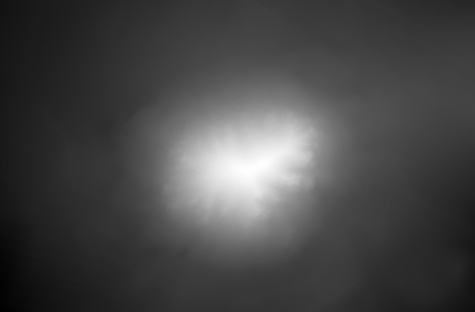
#> input picture mila.tif, 475 x 312 px
$ python visualizations.py
#> lines starting #> are read from the running program, lines starting #| are printed output that depends on the picture; after the words box and inside, x2 and y2 are one past the last pixel; in counts of white or black regions, pixels touching at a corner belong together
import numpy as np
from PIL import Image
import matplotlib.pyplot as plt
from mpl_toolkits.mplot3d import Axes3D
import matplotlib.patches as mpatches

# Načtení dat
img_path = 'mila.tif'
img = Image.open(img_path)
#> img is the input picture: PIL image 475x312 F; min 350.8, max 510.3, mean 395.5
elevation_data = np.array(img, dtype=np.float32)

height, width = elevation_data.shape
#> height = 312; width = 475
min_elev = elevation_data.min()
#> min_elev = 350.8
max_elev = elevation_data.max()
#> max_elev = 510.3
mean_elev = elevation_data.mean()
#> mean_elev = 395.5
pixel_size = 1.0

# Vypočtené hodnoty
peak_location = np.unravel_index(np.argmax(elevation_data), elevation_data.shape)
#> peak_location = (169, 252)
peak_elevation = elevation_data[peak_location]
#> peak_elevation = 510.3
base_elevation = min_elev
#> base_elevation = 350.8
height_mountain = peak_elevation - base_elevation
#> height_mountain = 159.5

# Relativní výšky (od paty)
elevation_relative = elevation_data - base_elevation
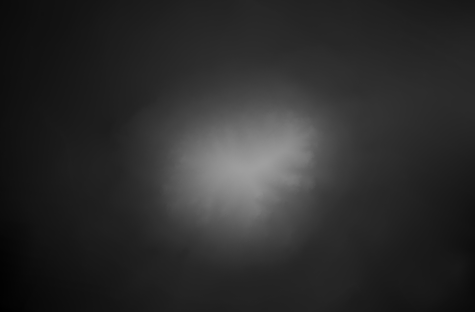
#> elevation_relative: shape (312, 475) float32; min 0, max 159.5, mean 44.7

# ===== VELKOOBRÁZEK 1: Přehledový obrázek =====
fig = plt.figure(figsize=(16, 12))
fig.suptitle('DIGITÁLNÍ MODEL RELIÉFU - HORY', fontsize=18, fontweight='bold', y=0.98)

# 2D heatmapa
ax1 = plt.subplot(2, 3, 1)
im1 = ax1.imshow(elevation_data, cmap='terrain', origin='upper')
ax1.plot(peak_location[1], peak_location[0], 'r*', markersize=20, label='Vrchol')
cbar1 = plt.colorbar(im1, ax=ax1)
cbar1.set_label('Nadmořská výška [m]', rotation=270, labelpad=20)
ax1.set_title('Nadmořská výška - Heatmapa', fontweight='bold')
ax1.set_xlabel('X [pixely]')
ax1.set_ylabel('Y [pixely]')
ax1.legend()
ax1.grid(True, alpha=0.3)

# Relativní výšky
ax2 = plt.subplot(2, 3, 2)
im2 = ax2.imshow(elevation_relative, cmap='YlOrRd', origin='upper')
ax2.plot(peak_location[1], peak_location[0], 'b*', markersize=20, label='Vrchol')
cbar2 = plt.colorbar(im2, ax=ax2)
cbar2.set_label('Relativní výška [m]', rotation=270, labelpad=20)
ax2.set_title('Relativní výška (od paty)', fontweight='bold')
ax2.set_xlabel('X [pixely]')
ax2.set_ylabel('Y [pixely]')
ax2.legend()
ax2.grid(True, alpha=0.3)

# Profil terénního řezu (horizontální)
ax3 = plt.subplot(2, 3, 3)
profile_y = peak_location[0]
#> profile_y = 169
profile_horizontal = elevation_data[profile_y, :]
#> profile_horizontal = 475 values, max 510.3 at index 252, min 365.8 at index 0, mean 419.4
ax3.plot(profile_horizontal, 'b-', linewidth=2, label='Profil vodorovný')
ax3.plot(peak_location[1], peak_elevation, 'r*', markersize=15, label='Vrchol')
ax3.fill_between(range(width), base_elevation, profile_horizontal, alpha=0.3)
ax3.axhline(y=min_elev, color='g', linestyle='--', label='Pata')
ax3.set_title('Profil terénního řezu (vodorovně)', fontweight='bold')
ax3.set_xlabel('X [pixely]')
ax3.set_ylabel('Nadmořská výška [m]')
ax3.legend()
ax3.grid(True, alpha=0.3)

# Profil terénního řezu (vertikální)
ax4 = plt.subplot(2, 3, 4)
profile_x = peak_location[1]
#> profile_x = 252
profile_vertical = elevation_data[:, profile_x]
#> profile_vertical = 312 values, max 510.3 at index 169, min 383.8 at index 311, mean 432
ax4.plot(profile_vertical, 'g-', linewidth=2, label='Profil svislý')
ax4.plot(peak_location[0], peak_elevation, 'r*', markersize=15, label='Vrchol')
ax4.fill_between(range(height), base_elevation, profile_vertical, alpha=0.3, color='green')
ax4.axhline(y=min_elev, color='b', linestyle='--', label='Pata')
ax4.set_title('Profil terénního řezu (svisle)', fontweight='bold')
ax4.set_xlabel('Y [pixely]')
ax4.set_ylabel('Nadmořská výška [m]')
ax4.legend()
ax4.grid(True, alpha=0.3)

# Histogram nadmořských výšek
ax5 = plt.subplot(2, 3, 5)
ax5.hist(elevation_data.flatten(), bins=50, color='steelblue', edgecolor='black', alpha=0.7)
ax5.axvline(min_elev, color='g', linestyle='--', linewidth=2, label=f'Minimum: {min_elev:.1f}m')
ax5.axvline(max_elev, color='r', linestyle='--', linewidth=2, label=f'Maximum: {max_elev:.1f}m')
ax5.axvline(mean_elev, color='orange', linestyle='--', linewidth=2, label=f'Průměr: {mean_elev:.1f}m')
ax5.set_title('Histogram nadmořských výšek', fontweight='bold')
ax5.set_xlabel('Nadmořská výška [m]')
ax5.set_ylabel('Počet pixelů')
ax5.legend()
ax5.grid(True, alpha=0.3, axis='y')

# Hypsometrická křivka
ax6 = plt.subplot(2, 3, 6)
elev_bins = np.linspace(min_elev, max_elev, 50)
#> elev_bins = 50 values from 350.8 to 510.3
areas_at_elevation = []
cumulative_areas = []
cum_area = 0

for elev in elev_bins:
    pixels_above = elevation_data >= elev
    area = np.sum(pixels_above) * pixel_size * pixel_size / 1000000  # v km²
    areas_at_elevation.append(area)
    cum_area += area
    cumulative_areas.append(cum_area)
#> this loop made 50 passes
#> (area, cum_area) on passes 1 to 12: (0.148, 0.148), (0.148, 0.296), (0.147, 0.443), (0.146, 0.59), (0.145, 0.734), (0.14, 0.874), (0.133, 1.01), (0.125, 1.13), (0.115, 1.25), (0.104, 1.35), (0.0937, 1.44), (0.0799, 1.52)
#> pass 2, `pixels_above = elevation_data >= elev`:
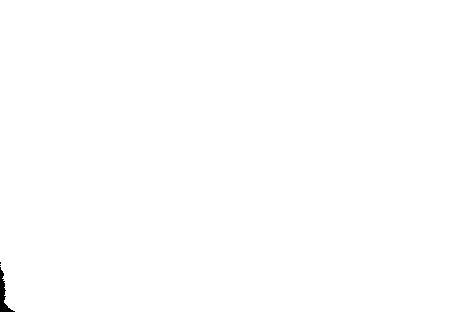
#> pixels_above: shape (312, 475) bool; 99.8% white; 3 black regions (2 under 20 px), largest, box (x1, y1, x2, y2) and area: (0, 267, 15, 312) 227
#> after the loop, areas_at_elevation = 50 values, max 0.148 at index 0, min 1e-06 at index 49, mean 0.0422; cum_area = 2.11; cumulative_areas = 50 values from 0.148 to 2.11

ax6.plot(elev_bins, areas_at_elevation, 'b-', linewidth=2, marker='o', markersize=3)
ax6.fill_between(elev_bins, areas_at_elevation, alpha=0.3)
ax6.set_title('Hypsometrická křivka', fontweight='bold')
ax6.set_xlabel('Nadmořská výška [m]')
ax6.set_ylabel('Plocha nad výškou [km²]')
ax6.grid(True, alpha=0.3)

plt.tight_layout()
plt.savefig('01_prehlad_analyza.png', dpi=150, bbox_inches='tight')
#> figure, not shown here; panel 5: curve peaks at x = 252, y = 510.3; panel 6: curve peaks at x = 169, y = 510.3; panel 7: tallest bar 14534 high, from x = 385.9 to 389.1; panel 8: curve peaks at x = 350.8, y = 0.148
print("✓ Uloženo: 01_prehlad_analyza.png")
plt.close()

# ===== VELKOOBRÁZEK 2: 3D VIZUALIZACE =====
fig = plt.figure(figsize=(16, 12))
fig.suptitle('3D VIZUALIZACE HORY', fontsize=18, fontweight='bold', y=0.98)

# Příprava dat
x = np.arange(0, width)
#> x = 475 values from 0 to 474
y = np.arange(0, height)
#> y = 312 values from 0 to 311
X, Y = np.meshgrid(x, y)

# 3D povrch - nadmořská výška
ax1 = plt.subplot(2, 2, 1, projection='3d')
surf1 = ax1.plot_surface(X, Y, elevation_data, cmap='terrain', alpha=0.9, edgecolor='none')
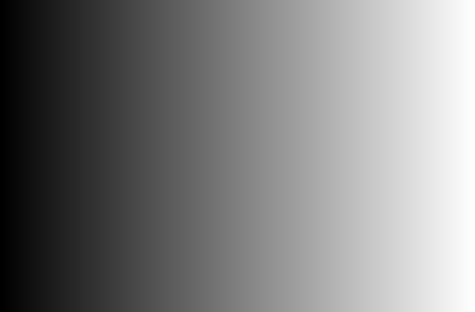
#> X: shape (312, 475) int64; min 0, max 474, mean 237; drawn with min black and max white
ax1.set_xlabel('X [pixely]')
ax1.set_ylabel('Y [pixely]')
ax1.set_zlabel('Nadmořská výška [m]')
ax1.set_title('3D model - Nadmořská výška', fontweight='bold')
cbar = plt.colorbar(surf1, ax=ax1, pad=0.1, shrink=0.8)
cbar.set_label('Výška [m]')

# 3D povrch - relativní výška
ax2 = plt.subplot(2, 2, 2, projection='3d')
surf2 = ax2.plot_surface(X, Y, elevation_relative, cmap='YlOrRd', alpha=0.9, edgecolor='none')
ax2.set_xlabel('X [pixely]')
ax2.set_ylabel('Y [pixely]')
ax2.set_zlabel('Relativní výška [m]')
ax2.set_title('3D model - Relativní výška (od paty)', fontweight='bold')
cbar = plt.colorbar(surf2, ax=ax2, pad=0.1, shrink=0.8)
cbar.set_label('Výška [m]')

# 3D perspektiva 1 - nadmořská výška
ax3 = plt.subplot(2, 2, 3, projection='3d')
surf3 = ax3.plot_surface(X, Y, elevation_data, cmap='terrain', alpha=0.9, edgecolor='none')
ax3.view_init(elev=20, azim=45)
ax3.set_xlabel('X [pixely]')
ax3.set_ylabel('Y [pixely]')
ax3.set_zlabel('Nadmořská výška [m]')
ax3.set_title('3D perspektiva (azimut 45°)', fontweight='bold')

# 3D perspektiva 2 - jiný úhel
ax4 = plt.subplot(2, 2, 4, projection='3d')
surf4 = ax4.plot_surface(X, Y, elevation_data, cmap='terrain', alpha=0.9, edgecolor='none')
ax4.view_init(elev=30, azim=135)
ax4.set_xlabel('X [pixely]')
ax4.set_ylabel('Y [pixely]')
ax4.set_zlabel('Nadmořská výška [m]')
ax4.set_title('3D perspektiva (azimut 135°)', fontweight='bold')

plt.tight_layout()
plt.savefig('02_3d_vizualizace.png', dpi=150, bbox_inches='tight')
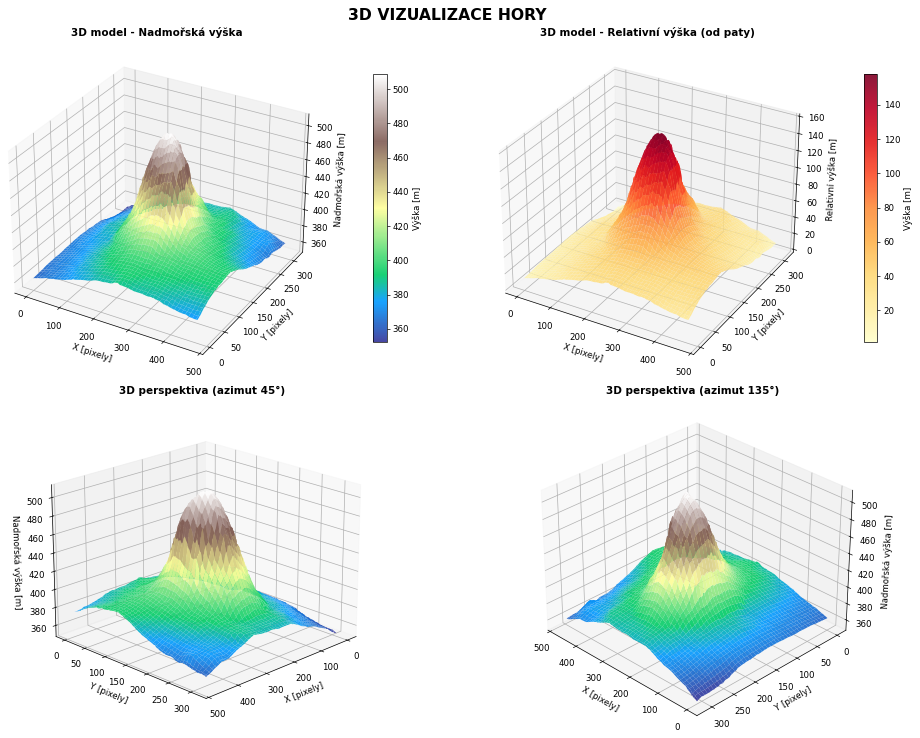
#> figure drawn by matplotlib, 6 panels
print("✓ Uloženo: 02_3d_vizualizace.png")
plt.close()

# ===== VELKOOBRÁZEK 3: SROVNÁNÍ METOD =====
fig, axes = plt.subplots(2, 2, figsize=(14, 10))
fig.suptitle('SROVNÁNÍ METOD VÝPOČTU OBJEMU', fontsize=16, fontweight='bold')

# Výpočet všech metod
volume_direct = np.sum(elevation_data) * pixel_size * pixel_size
#> volume_direct = 58617568
volume_relative = np.sum(elevation_relative) * pixel_size * pixel_size
#> volume_relative = 6630399.5

distances = np.zeros_like(elevation_data, dtype=float)
for i in range(height):
    for j in range(width):
        distances[i, j] = np.sqrt((i - peak_location[0])**2 + (j - peak_location[1])**2)
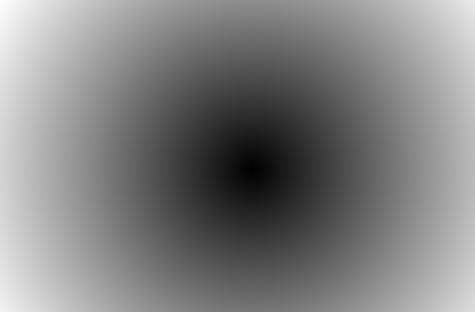
#> distances: shape (312, 475) float64; min 0, max 303.4, mean 153.4; drawn with min black and max white

half_height_threshold = base_elevation + height_mountain * 0.5
#> half_height_threshold = 430.6
half_height_pixels = elevation_data > half_height_threshold
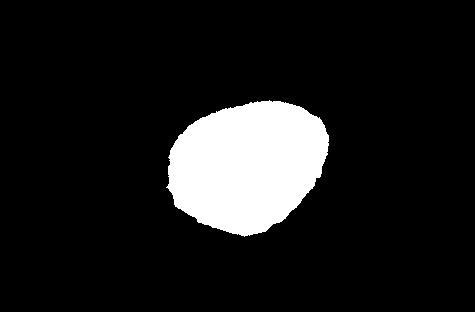
#> half_height_pixels: shape (312, 475) bool; 11.1% white; 1 white region, box (x1, y1, x2, y2) and area: (166, 100, 329, 237) 16391
if np.sum(half_height_pixels) > 0:
    avg_distance = np.mean(distances[half_height_pixels])
#> avg_distance = 49.2
    radius_cone = avg_distance * pixel_size
#> radius_cone = 49.2
else:
    radius_cone = np.mean(distances) * pixel_size

volume_cone = (1/3) * np.pi * radius_cone**2 * height_mountain
#> volume_cone = 404401.3
volume_paraboloid = 0.5 * np.pi * radius_cone**2 * height_mountain
#> volume_paraboloid = 606601.9

layer_thickness = 1.0
layers = np.arange(base_elevation, max_elev + layer_thickness, layer_thickness)
#> layers = 161 values from 350.8 to 510.8
volumes_simpson = []
for i in range(len(layers) - 2):
    h1 = layers[i]
    h2 = layers[i + 1]
    h3 = layers[i + 2]
    area1 = np.sum((elevation_data >= h1) & (elevation_data < h2)) * pixel_size * pixel_size
    area2 = np.sum((elevation_data >= h2) & (elevation_data < h3)) * pixel_size * pixel_size
    area3 = np.sum((elevation_data >= h3) & (elevation_data < h3 + layer_thickness)) * pixel_size * pixel_size
    v_segment = (layer_thickness / 3) * (area1 + 4*area2 + area3)
    volumes_simpson.append(v_segment)
#> this loop made 159 passes
#> (area1, area2, area3, v_segment) on passes 2 to 4: (33, 130, 214, 255.7), (130, 214, 242, 409.3), (214, 242, 261, 481)
#> after the loop, volumes_simpson = 159 values, max 9152.3 at index 34, min 91.67 at index 0, mean 1863.9
volume_simpson = sum(volumes_simpson)
#> volume_simpson = 296353.7

volume_hypsometric = 0
for i in range(len(elev_bins) - 1):
    area1 = areas_at_elevation[i] * 1e6
    area2 = areas_at_elevation[i + 1] * 1e6
    delta_h = elev_bins[i + 1] - elev_bins[i]
    volume_hypsometric += (area1 + area2) / 2 * delta_h
#> this loop made 49 passes
#> (area1, area2, volume_hypsometric) on passes 1 to 12: (148200, 147970, 482150.7), (147970, 147179, 962639.2), (147179, 146253, 1440332.5), (146253, 144540, 1913729.7), (144540, 140127, 2377154), (140127, 132582, 2821111.3), (132582, 124571, 3239744.2), (124571, 114941, 3629658.3), (114941, 104332, 3986624.3), (104332, 93747, 4309087.5), (93747, 79928, 4591822.1), (79928, 65371, 4828362)

methods = {
    'Přímý\nsučet': volume_direct,
    'Relativní\nobjem': volume_relative,
    'Kužel': volume_cone,
    'Paraboloid': volume_paraboloid,
    'Simpson': volume_simpson,
    'Hypsometrická': volume_hypsometric
}

# Sloup
ax = axes[0, 0]
colors = ['#1f77b4', '#ff7f0e', '#2ca02c', '#d62728', '#9467bd', '#8c564b']
bars = ax.bar(methods.keys(), list(methods.values()), color=colors, edgecolor='black', linewidth=1.5)
ax.set_ylabel('Objem [m³]', fontweight='bold')
ax.set_title('Porovnání objemů - všechny metody', fontweight='bold')
ax.set_yscale('log')
ax.grid(True, alpha=0.3, axis='y')
for bar in bars:
    height_bar = bar.get_height()
    ax.text(bar.get_x() + bar.get_width()/2., height_bar,
            f'{height_bar:.0f}', ha='center', va='bottom', fontsize=9)
#> this loop made 6 passes

# Vyloučení přímého součtu (nejméně relevantní) a srovnání relevantních metod
ax = axes[0, 1]
methods_relevant = {k: v for k, v in methods.items() if k != 'Přímý\nsučet'}
colors_rel = [c for c, k in zip(colors, methods.keys()) if k != 'Přímý\nsučet']
bars = ax.bar(methods_relevant.keys(), list(methods_relevant.values()),
              color=colors_rel, edgecolor='black', linewidth=1.5)
ax.set_ylabel('Objem [m³]', fontweight='bold')
ax.set_title('Relevantní metody (bez přímého součtu)', fontweight='bold')
ax.grid(True, alpha=0.3, axis='y')
for bar in bars:
    height_bar = bar.get_height()
    ax.text(bar.get_x() + bar.get_width()/2., height_bar,
            f'{height_bar:.0f}', ha='center', va='bottom', fontsize=9)
#> this loop made 5 passes

# Tabulka s čísliteli
ax = axes[1, 0]
ax.axis('tight')
ax.axis('off')
table_data = []
table_data.append(['Metoda', 'Objem [m³]', 'Objem [km³]'])
for name, vol in methods.items():
    clean_name = name.replace('\n', ' ')
    table_data.append([clean_name, f'{vol:,.0f}', f'{vol/1e6:.4f}'])
#> this loop made 6 passes
#> (name, vol) on passes 3 to 6: ('Kužel', 404401.3), ('Paraboloid', 606601.9), ('Simpson', 296353.7), ('Hypsometrická', 6630974.2)
#> vol on passes 1 to 2: 58617568, 6630399.5

table = ax.table(cellText=table_data, cellLoc='center', loc='center',
                colWidths=[0.3, 0.35, 0.35])
table.auto_set_font_size(False)
table.set_fontsize(9)
table.scale(1, 2)

# Nastavit barvu hlavičky
for i in range(3):
    table[(0, i)].set_facecolor('#40466e')
    table[(0, i)].set_text_props(weight='bold', color='white')

# Průměr a medián
ax = axes[1, 1]
ax.axis('off')
avg_vol = np.mean(list(methods.values()))
median_vol = np.median(list(methods.values()))
std_vol = np.std(list(methods.values()))

info_text = f"""
STATISTIKA VÝSLEDKŮ:

Průměrný objem:     {avg_vol:,.0f} m³
                    {avg_vol/1e6:.4f} km³

Medián objemu:      {median_vol:,.0f} m³
                    {median_vol/1e6:.4f} km³

Std. odchylka:      {std_vol:,.0f} m³

Min objem:          {min(methods.values()):,.0f} m³
Max objem:          {max(methods.values()):,.0f} m³
Rozpětí:            {(max(methods.values())-min(methods.values()))/avg_vol*100:.1f}%

DOPORUČENÁ HODNOTA pro report:
Relativní objem hory (od paty)
V = {volume_relative:,.0f} m³ = {volume_relative/1e6:.4f} km³
"""

ax.text(0.1, 0.5, info_text, fontsize=11, family='monospace',
        verticalalignment='center', bbox=dict(boxstyle='round', facecolor='wheat', alpha=0.8))

plt.tight_layout()
plt.savefig('03_srovnani_metod.png', dpi=150, bbox_inches='tight')
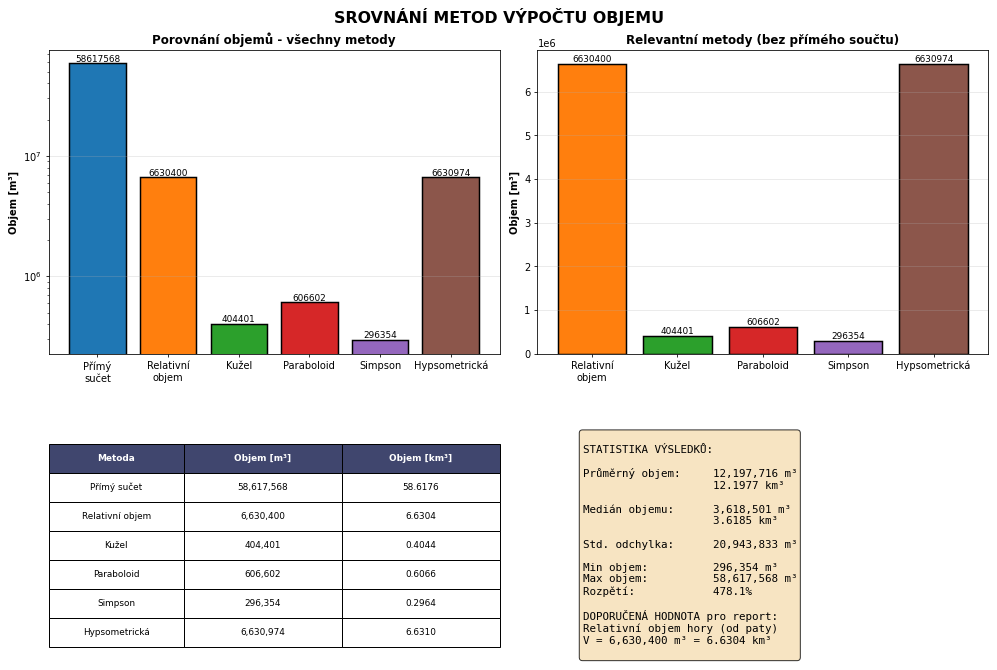
#> figure drawn by matplotlib, 2 panels; panel 1: tallest bar 58617568 high, from x = -0.4 to 0.4; panel 2: tallest bar 6630974.2 high, from x = 3.6 to 4.4
print("✓ Uloženo: 03_srovnani_metod.png")
plt.close()

print("\n✓ Všechny vizualizace vytvořeny!")
